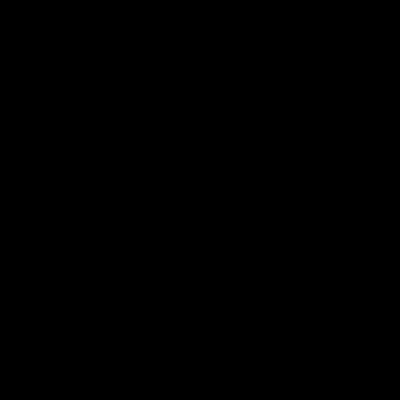
Frame 1 (no input)
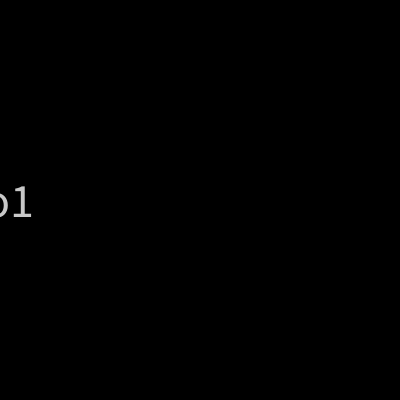
Frame 60 (the mouse pressed at the canvas centre just before this capture)
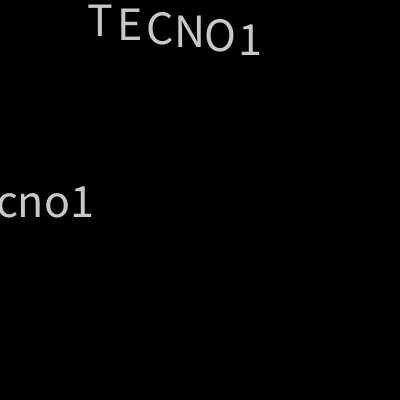
Frame 120 (the mouse held since frame 60 and released just before this capture)

The Processing sketch that drew these frames (run headless with seeded random() and noise(); from frame 60 on, the mouse is pressed at the canvas centre):

// Processing sketch: ej06a_texto_char
// ── ej06a_texto_char.pde

//IMPORTANTE: los nombres de las variables
//son elección propia, casi cualquier cosa vale
//POR CONVENCIÓN:
//-empiezan con letra minuscula
//-nunca con un numero
//-son descriptivos a su funcion

//variable: declaracion
//tipo nombre;
String miTexto;
float posY;

//declaracion + asignacion
char t = 'T';
char e = 'E';
char c = 'C';
char n = 'N';
char o = 'O';
char u1 = '1';  //nombre variable no puede empezar con numero

void setup() {
  size( 400, 400 );

  //variable: asignacion
  miTexto = "Tecno1";
  posY = -100;

  //funciones que afectan a text()
  textSize( 48 );
  textAlign( CENTER, CENTER );
}

void draw() {
  background( 0 );
  fill( 200 );

  //ANIMACION PALABRA
  //variable: utilizacion
  text( miTexto, posY, height/2 );
  
  //ANIMACION LETRAS
  text( t, 100, posY * 1.0 );
  text( e, 130, posY * 1.2 );
  text( c, 160, posY * 1.4 );
  text( n, 190, posY * 1.6 );
  text( o, 220, posY * 1.8 );
  text( u1, 250, posY * 2.0 );
  
  //variable: actualizar el valor
  posY = posY + 1.0;
  println( posY );
}
